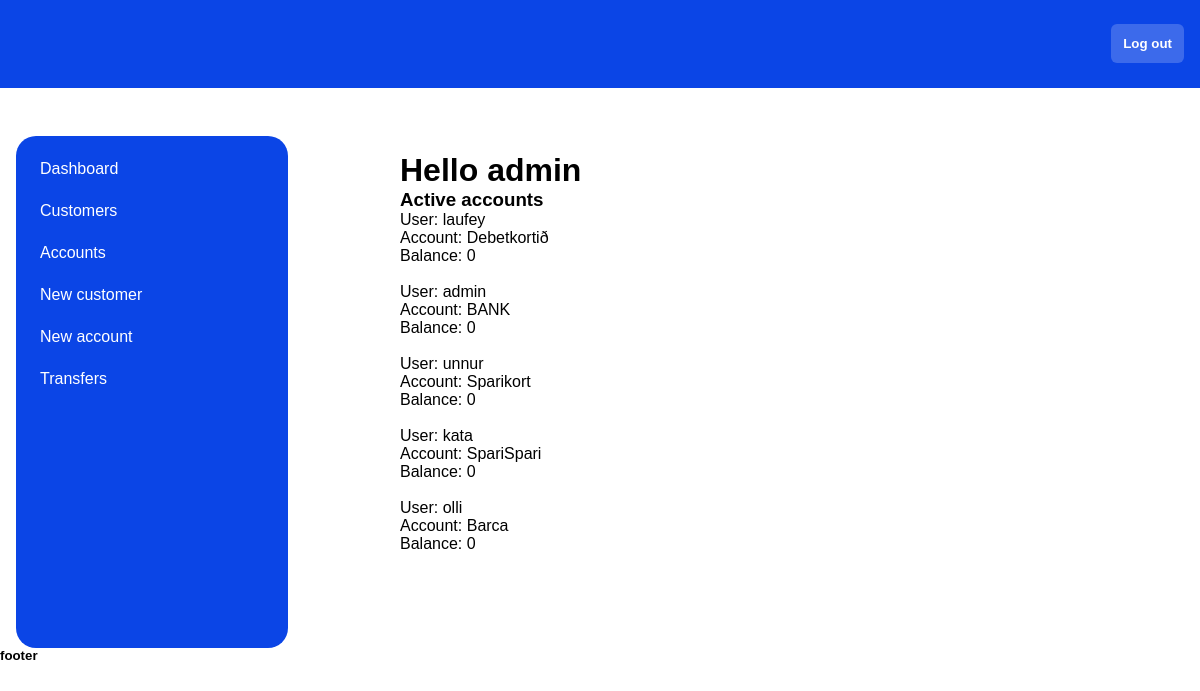
/staffAccountView/ (signed in), run on an earlier commit of the app's database.
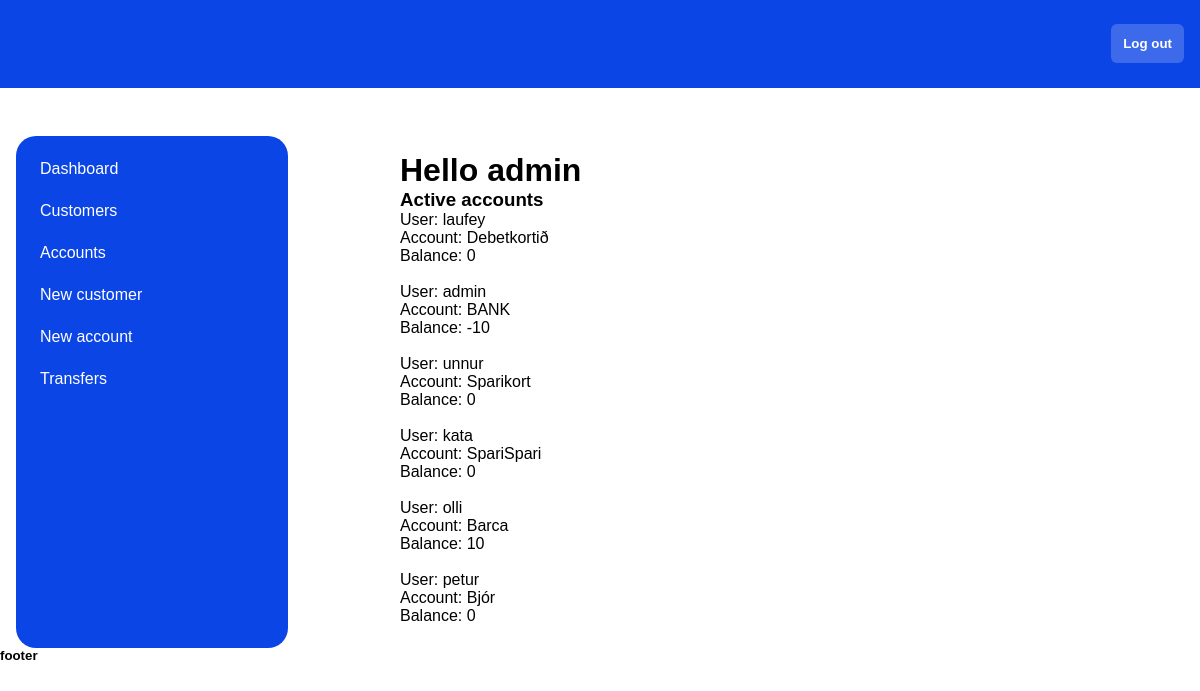
And on a later commit of the database.
### bank_app/models.py (models this page shows, shortened)
class Account(models.Model):
   user = models.ForeignKey(User, on_delete=models.CASCADE)
   title = models.CharField(max_length=200)
   balance = models.DecimalField(max_digits=6, decimal_places=2, default=0)
   last_update = models.DateTimeField(auto_now_add=True, null=True)
   class Meta:
      get_latest_by = 'pk'
   @property
   def movements(self) -> QuerySet:
      return Ledger.objects.filter(account=self)
   @property
   def money(self) -> Decimal:
      return self.movements.aggregate(models.Sum('amount'))['amount__sum'] or Decimal(0)

### bank_app/views.py (the view)
# urls.py: path('staffAccountView/', views.staffAccountView, name='staffAccountView'),
@login_required
def staffAccountView(request):
   assert request.user.is_staff, 'Not for regular customers, only for admin'
   context = {
      'accounts':Account.objects.all(),
   }
   return render(request, 'bank_app/staffAccountView.html', context)

### bank_app/templates/bank_app/staffAccountView.html
{% extends 'bank_app/base/base2.html' %}
{% block content %}
  <h3>Active accounts</h3>
  {% for account in accounts %}
    <li>User: {{ account.user }}</li>
    <li>Account: {{ account.title }}</li>
    <li>Balance: {{ account.money }}</li>
    <br>
  {% endfor %}
{% endblock %}

What changed in the data, as far as the page shows it:
computed for Account "BANK": money "0" → "-10"
computed for Account "Barca": money "0" → "10"
added Account: user "petur", title "Bjór", money "0"
